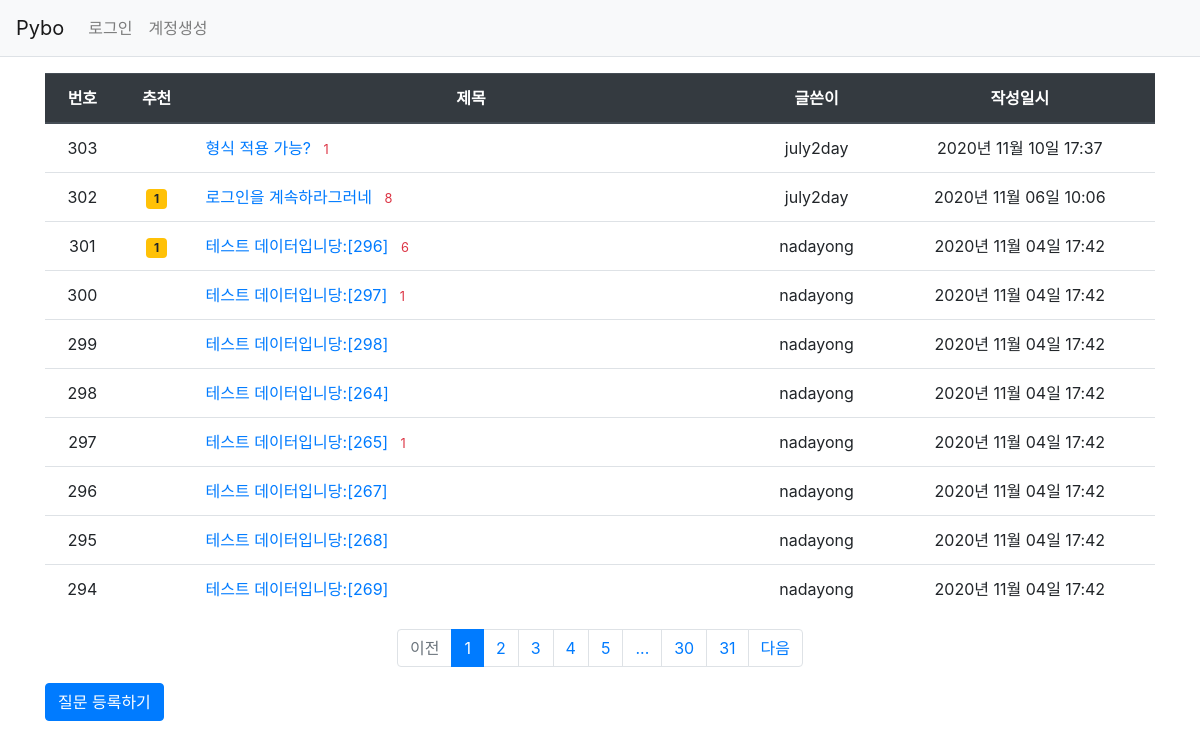
Page /question/list/ on the committed database.
### pybo/models.py (models this page shows)
class Question(db.Model):
    id = db.Column(db.Integer, primary_key=True)
    subject = db.Column(db.String(200), nullable=False)
    content = db.Column(db.Text(), nullable=False)
    create_date = db.Column(db.DateTime(), nullable=False)
    user_id = db.Column(db.Integer, db.ForeignKey(
        'user.id', ondelete='CASCADE'), nullable=False)
    user = db.relationship('User', backref=db.backref('question_set'))
    modify_date = db.Column(db.DateTime(), nullable=True)
    voter = db.relationship('User', secondary=question_voter,
                            backref=db.backref('question_voter_set'))

class User(db.Model):
    id = db.Column(db.Integer, primary_key=True)
    username = db.Column(db.String(150), unique=True, nullable=False)
    password = db.Column(db.String(200), nullable=False)
    email = db.Column(db.String(120), unique=True, nullable=False)

### pybo/views/question_views.py (the view)
@bp.route('/list/')
def _list():
    page = request.args.get('page', type=int, default=1)  # 페이지
    question_list = Question.query.order_by(Question.create_date.desc())
    question_list = question_list.paginate(page, per_page=10)
    return render_template('question/question_list.html', question_list=question_list)

### pybo/filter.py (called while the page is built)
def format_datetime(value, fmt='%Y년 %m월 %d일 %H:%M'):
    return value.strftime(fmt)

### pybo/views/auth_views.py (called while the page is built)
@bp.before_app_request
def load_logged_in_user():
    user_id = session.get('user_id')
    if user_id is None:
        g.user = None
    else:
        g.user = User.query.get(user_id)

### pybo/templates/question/question_list.html
{% extends 'base.html' %}
{% block content %}
<div class="container my-3">
    <table class="table">
        <thead>
            <tr class="text-center thead-dark">
                <th>번호</th>
                <th>추천</th>
                <th style="width:50%">제목</th>
                <th>글쓴이</th>
                <th>작성일시</th>
            </tr>
        </thead>
        <tbody>
            {% if question_list %}
            {% for question in question_list.items %}
            <tr class="text-center">
                <td>{{ question_list.total - ((question_list.page-1) * question_list.per_page) - loop.index0 }}</td>
                <td>
                    {% if question.voter|length > 0 %}
                    <span class="badge badge-warning px-2 py-1">
                        {{ question.voter|length }}
                    </span>
                    {% endif %}
                </td>
                <td class="text-left">
                    <a href="{{ url_for('question.detail', question_id=question.id) }}">{{ question.subject }}</a>
                {% if question.answer_set|length > 0 %}
                <span class="text-danger small ml-2">{{ question.answer_set|length }}</span>
                {% endif %}
                </td>
                <td>{{ question.user.username }}</td>
                <td>{{ question.create_date|datetime }}</td>
            </tr>
            {% endfor %}
            {% else %}
            <tr><td colspan="3">질문이 없습니다.</td></tr>
            {% endif %}
        </tbody>
    </table>
<ul class="pagination justify-content-center">
    {% if question_list.has_prev %}
    <li class="page-item">
        <a href="?page={{ question_list.prev_num }}" class="page-link">이전</a>
    </li>
    {% else %}
    <li class="page-item disabled">
        <a href="#" tabindex="-1" aria-disabled="true" class="page-link">이전</a>
    </li>
    {% endif %}
    {% for page_num in question_list.iter_pages() %}
        {% if page_num %}
            {% if page_num != question_list.page %}
            <li class="page-item">
                <a href="?page={{ page_num }}" class="page-link">{{ page_num }}</a>
            </li>
            {% else %}
            <li class="page-item active" aria-current="page">
                <a href="#" class="page-link">{{ page_num }}</a>
            </li>
            {% endif %}
        {% else %}
            <li class="disabled">
                <a href="#" class="page-link">...</a>
            </li>
        {% endif %}
    {% endfor %}
    {% if question_list.has_next %}
    <li class="page-item">
        <a href="?page={{ question_list.next_num }}" class="page-link">다음</a>
    </li>
    {% else %}
    <li class="page-item disabled">
        <a href="#" tabindex="-1" aria-disabled="true" class="page-link">다음</a>
    </li>
    {% endif %}
</ul>
<a href="{{ url_for('question.create') }}" class="btn btn-primary">질문 등록하기</a>
</div>
{% endblock %}

### rows in the picture
Question: total "303", subject "형식 적용 가능?", answer_set|length "1", user.username "july2day", create_date "2020년 11월 10일 17:37"
Question: total "302", voter|length "1", subject "로그인을 계속하라그러네", answer_set|length "8", user.username "july2day", create_date "2020년 11월 06일 10:06"
Question: id "301", voter|length "1", subject "테스트 데이터입니당:[296]", answer_set|length "6", user.username "nadayong", create_date "2020년 11월 04일 17:42"
Question: total "300", subject "테스트 데이터입니당:[297]", answer_set|length "1", user.username "nadayong", create_date "2020년 11월 04일 17:42"
Question: total "299", subject "테스트 데이터입니당:[298]", user.username "nadayong", create_date "2020년 11월 04일 17:42"
Question: total "298", subject "테스트 데이터입니당:[264]", user.username "nadayong", create_date "2020년 11월 04일 17:42"
Question: total "297", subject "테스트 데이터입니당:[265]", answer_set|length "1", user.username "nadayong", create_date "2020년 11월 04일 17:42"
Question: total "296", subject "테스트 데이터입니당:[267]", user.username "nadayong", create_date "2020년 11월 04일 17:42"
Question: total "295", subject "테스트 데이터입니당:[268]", user.username "nadayong", create_date "2020년 11월 04일 17:42"
Question: total "294", subject "테스트 데이터입니당:[269]", user.username "nadayong", create_date "2020년 11월 04일 17:42"

### other values in the picture
{{ page_num }} "1"
{{ page_num }} "2" "3" "4" "5" "30" "31"
